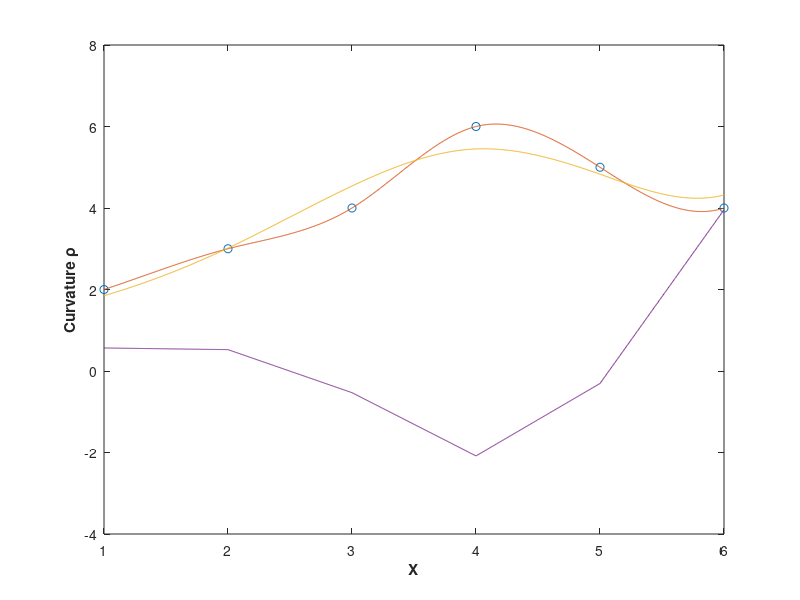

MATLAB code to generate this figure:
clear all;
close all;
clc;

x_offset = [1,2,3,4,5,6];
y_offset = [2,3,4,6,5,4];
y_diff_offset = [1,1];

n = length(x_offset);

spline_coeff = zeros(n+2,1);
smooth_coeff = zeros(n+2,1);

spline_matrix = zeros(n+2,n+2); %Spline matrix ,that is the H in the word 

power = [0,1,2,3];
x_matirx = zeros(n,4);
for i = 1:n
	for j = 1:4
		x_matirx(i,j) = x_offset(i)^power(j);
	end
end
spline_matrix(1:n,1:4) = x_matirx;
for i = 3:n
	for j = 5:i+2
		spline_matrix(i,j)= (x_offset(i)-x_offset(j-3))^3;
	end
end
spline_matrix(n+1,2)=1;
spline_matrix(n+1,3)=2*x_offset(1);
spline_matrix(n+1,4)=3*x_offset(1)^2;  %This is the matrix for the derivative at start point

spline_matrix(n+2,2)=1;  %This is the matrix for the derivative at the end point
spline_matrix(n+2,3)=2*x_offset(n);
spline_matrix(n+2,4)=3*x_offset(n)^2; 
for i = 5:n+2
	spline_matrix(n+2,i)=3*(x_offset(n)-x_offset(i-3))^2;
end

spline_right = zeros(n+2,1);
spline_right(1:n,1) = y_offset';
spline_right(n+1,1) = y_diff_offset(1);
spline_right(n+2,1) = y_diff_offset(2);


smooth_matrix  = zeros(2*n,n+2); %smooth matrix ,that is HL in the word
smooth_matrix(1:n+2,1:n+2) = spline_matrix;
shear_force = eye(n-2,n-2);
smooth_matrix(n+3:2*n,5:n+2)=shear_force;

smooth_right=zeros(2*n,1);
smooth_right(1:n+2,1)=spline_right;

weight_dis = eye(n,n); %The weight of the displacement at each point
weight_diff = eye(2,2); %The weight of the derivative at the start and end point
weight_force = eye(n-2,n-2); %The weight of the shear force at each connection point

weight = eye(2*n,2*n); %initialize the weight matrix;
weight(1:n,1:n) = weight_dis;
weight(n+1:n+2,n+1:n+2) = weight_diff;
weight(n+3:2*n,n+3:2*n) = weight_force;

smooth_coeff = inv(smooth_matrix'*weight*smooth_matrix)*smooth_matrix'*weight*smooth_right; 
%Obtain the coeffcient of curve after smooth.
spline_coeff = inv(spline_matrix)*spline_right;



plot(x_offset,y_offset,'o');  %Plot the original offset point

x_plot = linspace(x_offset(1),x_offset(n),1000);
N = length(x_plot);
x_plot_matrix = zeros(n+2,N);
x_plot_matrix(1,:)=x_plot.^0;
x_plot_matrix(2,:)=x_plot;
x_plot_matrix(3,:)=x_plot.^2;
x_plot_matrix(4,:)=x_plot.^3;
for i = 5:n+2
	for j= 1:N
		if(x_plot(j)>x_offset(i-3))
			x_plot_matrix(i,j)=(x_plot(j)-x_offset(i-3))^3;
		end
	end
end

y_plot = spline_coeff'*x_plot_matrix;   %This is the curve of spline interpolation curve 
y_plot_smooth = smooth_coeff'*x_plot_matrix;   %This is the curve of spline interpolation curve after smooth
hold on;
plot(x_plot,y_plot);
hold on;
plot(x_plot,y_plot_smooth);


x_plot_curve = zeros(n+2,N);
x_plot_curve(1,:)=0;
x_plot_curve(2,:)=0;
x_plot_curve(3,:)=2*x_plot.^0;
x_plot_curve(4,:)=6*x_plot;
for i = 5:n+2
	for j= 1:N
		if(x_plot(j)>x_offset(i-3))
			x_plot_curve(i,j) = 6*(x_plot(j)-x_offset(i-3));
		end
	end
end
y_curve = smooth_coeff'*x_plot_curve;  %Calculate the curvature value at each x value to plot the curvature value in axes 2
hold on;
plot(x_plot,y_curve);
xlabel('X','FontWeight','bold');
ylabel('Curvature \rho','FontWeight','bold');

x_curvature = zeros(n+2,n);
x_curvature(1,:)=0;
x_curvature(2,:)=0;
x_curvature(3,:)=2*x_offset.^0;
x_curvature(4,:)=6*x_offset;
for i = 5:n+2
    for j= 1:n
        if(x_offset(j)>x_offset(i-3))
            x_curvature(i,j) = 6*(x_offset(j)-x_offset(i-3));
        end
    end
end
y_curve_judge = smooth_coeff'*x_curvature; %calculate the curvature at each offset point

flag = true; %This is the flag to show whether the curve is smooth or not 
for i = 2:n-1
    if (y_curve_judge(i-1)*y_curve_judge(i)<0 && y_curve_judge(i+1)*y_curve_judge(i)<0)
        flag = false;
    end
end